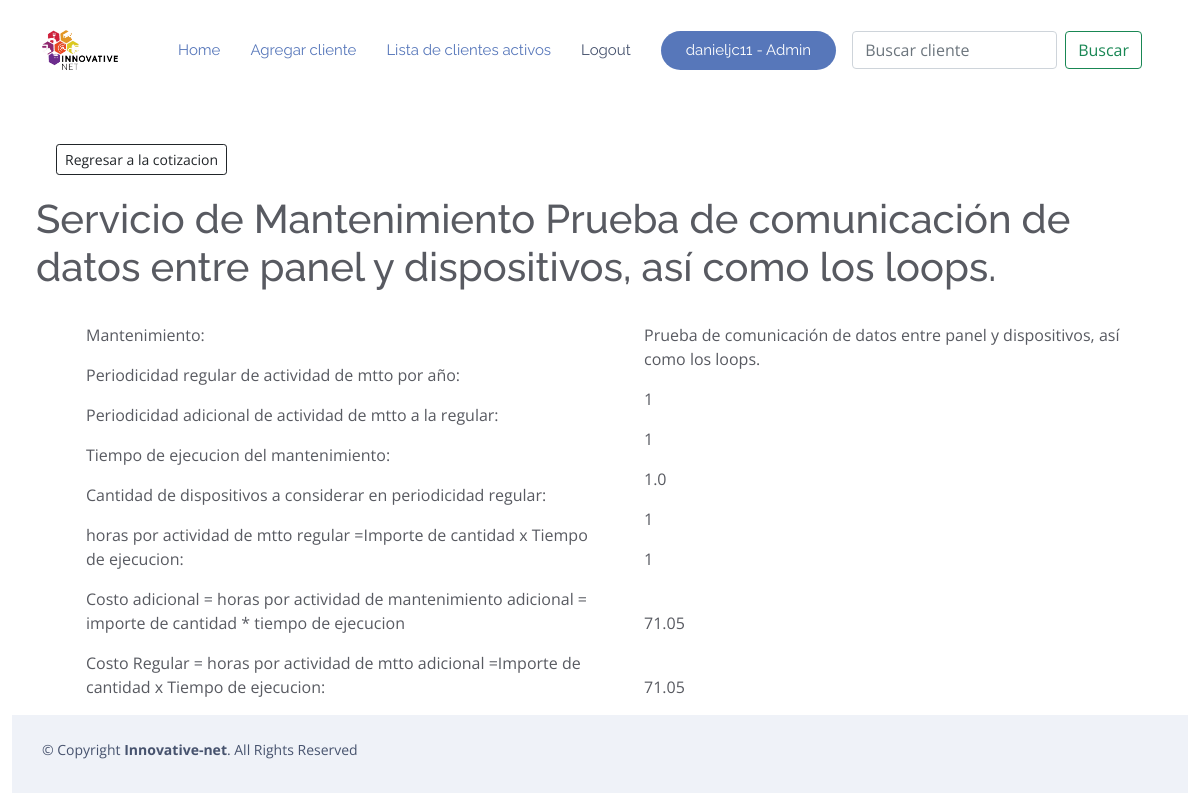
The app's page /41/2/2/detalle_servicio (signed in) with its own data.
### RPA/models.py (models this page shows, shortened)
class Mantenimiento(models.Model):
    cliente = models.ForeignKey(Cliente, on_delete=models.CASCADE, null=True, blank=True)
    cotizacion = models.ForeignKey(Cotizacion, on_delete=models.CASCADE, null=True, blank=True)
    titulonombre = models.ForeignKey(Nombre_servicio,on_delete=models.CASCADE, null=True, blank=True)
    encargadoTrabajo1 = models.ForeignKey(Precio,verbose_name="Encargado del trabajo" ,on_delete=models.CASCADE,null=True)
    periodisidadactividades = models.IntegerField(verbose_name="Periodicidad regular de actividad de mtto por año", blank=True, null=True )
    periodisidadadicional = models.IntegerField(verbose_name="Periodicidad adicional de actividad de mtto  a la regular", blank=True, null=True)
    tiempoejecucion = models.FloatField(verbose_name="Tiempo de ejecucion del mtto", blank=True, null=True)
    cantidaddedispositivos = models.IntegerField(verbose_name="Cantidad de dispositivos a considerar en periodicidad regular", blank=True, null=True)
    cantidaddispositivosextras = models.IntegerField(verbose_name="Cantidad de dispositivos a considerar en periodicidad Extra", blank=True, null=True)
    horasactividad = models.IntegerField(verbose_name="horas por actividad de mtto regular =Importe de cantidad x Tiempo de ejecucion", blank=True, null=True)
    costomantenimientoregular = models.FloatField(verbose_name="Costo Regular = horas por actividad de mtto regular =Importe de cantidad x Tiempo de ejecucion",null=True,blank=True)
    costomantenimientoadicional = models.FloatField(verbose_name="Costo Adicional = horas por actividad de mtto adicional =Importe de cantidad x Tiempo de ejecucion ", blank=True, null=True)
    class Meta:
        ordering = ['titulonombre']

class Nombre_servicio(models.Model):
    titulo = models.CharField(max_length=200, verbose_name="Titulo Mantenimiento", null=True, blank=True)
    encargado = models.ForeignKey(Precio, on_delete=models.CASCADE, null=True)
    tiempodeejecucion = models.FloatField(verbose_name="Tiempo de Ejecucion", null=True)
    def __str__(self):
        return str(self.titulo)
    class Meta:
        ordering = ['titulo']

### RPA/views.py (the view)
# urls.py: path('<int:cliente>/<int:pk_cotizacion>/<int:pk>/detalle_servicio', Detalle_Servicio.as_view(), name='detalle_servicio'),
class Detalle_Servicio(LoginRequiredMixin, DetailView):
    model = Mantenimiento
    context_object_name = 'servicio'
    template_name = 'mantenimientos/detalle_servicio.html'

### RPA/templates/mantenimientos/detalle_servicio.html (shortened to what this page needs)
{% extends "mantenimientos/base.html" %}
{% block body %}
<div class="container-fluid p-4">
        <right>
                <a href="{% url 'detalle_cotizacion' servicio.cliente.id servicio.cotizacion.id %}">
                        <button type=button class="btn btn-outline-dark btn-sm" style="margin:20px">Regresar a la cotizacion</button>
                </a>
        </right>
        <h1> Servicio de Mantenimiento {{ servicio.titulonombre }}</h1>
</div>
<div class="container">
        <div class="container">
                <div class="row">
                        <div class="col-6">
                                <ul>Mantenimiento: </ul>
                                <ul>Periodicidad regular de actividad de mtto por año: </ul>
                                <ul>Periodicidad adicional de actividad de mtto a la regular: </ul>
                                <ul>Tiempo de ejecucion del mantenimiento: </ul>
                                <ul>Cantidad de dispositivos a considerar en periodicidad regular: </ul>
                                <ul>horas por actividad de mtto regular =Importe de cantidad x Tiempo de ejecucion:
                                </ul>
                                <ul>Costo adicional = horas por actividad de mantenimiento adicional = importe de cantidad * tiempo de ejecucion</ul>
                                <ul>Costo Regular = horas por actividad de mtto adicional =Importe de cantidad x
                                        Tiempo de ejecucion:</ul>
                        </div>
                        <div class="col-6">
                                <ul>{{ servicio.titulonombre }}</ul>
                                <ul>{{ servicio.periodisidadactividades }}</ul>
                                <ul>{{ servicio.periodisidadadicional }}</ul>
                                <ul>{{ servicio.tiempoejecucion }}</ul>
                                <ul>{{ servicio.cantidaddedispositivos }}</ul>
                                <ul>{{ servicio.horasactividad }}</ul>
                                <br>
                                <ul>{{ servicio.costomantenimientoadicional }}</ul>
                                <br>
                                <ul>{{ servicio.costomantenimientoregular }}</ul>
                        </div>
                </div>
        </div>
{% endblock %}

### RPA/templates/mantenimientos/base.html (shortened to what this page needs)
{% load static %}
<!DOCTYPE html>
<html lang="en">
<head>
  <link rel="stylesheet" href="https://stackpath.bootstrapcdn.com/bootstrap/4.5.0/css/bootstrap.min.css">
  <link href="{% static '\vendor\aos\aos.css' %}" rel="stylesheet">
  <link href="{% static '\vendor\bootstrap\css\bootstrap.min.css' %}" rel="stylesheet">
  <link href="{% static '\vendor\bootstrap-icons\bootstrap-icons.css' %}" rel="stylesheet">
  <link href="{% static '\vendor\boxicons\css\boxicons.min.css' %}" rel="stylesheet">
  <link href="{% static '\vendor\glightbox\css\glightbox.min.css' %}" rel="stylesheet">
  <link href="{% static '\vendor\swiper\swiper-bundle.min.css' %}" rel="stylesheet">
  <link href="{% static '\css\style.css' %}" rel="stylesheet">
</head>
<body style="padding-top: 70px;">
  <header id="header" class="fixed-top  header-transparent ">
    <div class="container d-flex align-items-center justify-content-between">
      <div class="logo">
        <a href="https://www.innovative-net.mx/"><img src="{% static '\assets\img\horizontal blanco.png' %}" alt="" class="img-fluid"></a>
      </div>
      <nav id="navbar" class="navbar">
        <ul>
          <li><a class="nav-link scrollto active" href="{% url 'home' %}">Home</a></li>
          <li><a class="nav-link scrollto active" href="{% url 'agregar_cliente' %}">Agregar cliente</a></li>
          <li><a class="nav-link scrollto active" href="{% url 'lista_clientes' %}">Lista de clientes activos</a></li>
          {% if request.user.is_authenticated %}
          <li><a class="nav-link scrollto" href="{% url 'logout' %}">Logout</a></li>
          {% if request.user.is_staff %}
              <li><a class="getstarted scrollto" href="{% url 'admin:index' %}" >{{request.user}} - Admin</a></li>
              {% else %}
              <li><a class="getstarted scrollto" href="" >{{request.user}}</a></li>
              {% endif %}
          {% else %}
          <li><a class="getstarted scrollto" href="{% url 'login'  %}" >Login</a></li>
          {% endif %}
        </ul>
        <form class="d-flex m-3" method="POST" action="{% url 'buscar_clientes' %}">
          <input class="form-control me-2" type="search" placeholder="Buscar cliente"
                 aria-label="Buscar cliente" name="searched">
          <button class="btn btn-outline-success" type="submit">
            Buscar
          </button>
        </form>
      </nav>
    </div>
  </header>
    <div class="container-fluid" style="margin-top: 30px;">
      {% block body %}
      {% endblock %}
    </div>
        <footer id="footer">
            <div class="container py-4">
              <div class="copyright">
                &copy; Copyright <strong><span>Innovative-net</span></strong>. All Rights Reserved
              </div>
            </div>
          </footer>
</body>
        </html>

### RPA/static/css/style.css (style rules this page uses)
body { font-family: "Open Sans", sans-serif; color: #585a61; }
a { color: #5777ba; text-decoration: none; }
h1, h2, h3, h4, h5, h6 { font-family: "Raleway", sans-serif; }
#header { transition: all 0.5s; z-index: 997; transition: all 0.5s; padding: 15px 0; background: rgba(255, 255, 255, 0.95); }
#header.header-transparent { background: transparent; }
#header .logo img { margin: 0; max-height: 40px; }
.navbar { padding: 0; }
.navbar ul { margin: 0; padding: 0; display: flex; list-style: none; align-items: center; }
.navbar li { position: relative; }
.navbar a, .navbar a:focus { display: flex; align-items: center; justify-content: space-between; padding: 10px 0 10px 30px; font-family: "Raleway", sans-serif; font-size: 15px; color: #47536e; white-space: nowrap; transition: 0.3s; }
.navbar a:hover, .navbar .active, .navbar .active:focus, .navbar li:hover > a { color: #5777ba; }
.navbar .getstarted { background: #5777ba; color: #fff; padding: 12px 25px; margin-left: 30px; color: #fff; line-height: 1; border-radius: 50px; }
#footer { background: #fff; padding: 0 0 30px 0; color: #47536e; font-size: 14px; background: #eff2f8; }
#footer .copyright { text-align: center; float: left; color: #47536e; }

### records on screen
Mantenimiento: titulonombre "Prueba de comunicación de datos entre panel y dispositivos, así como los loops.", periodisidadactividades "1", periodisidadadicional "1", tiempoejecucion "1.0", cantidaddedispositivos "1", horasactividad "1", costomantenimientoadicional "71.05", costomantenimientoregular "71.05"

### other values on screen
{{ request.user }} "danieljc11"
